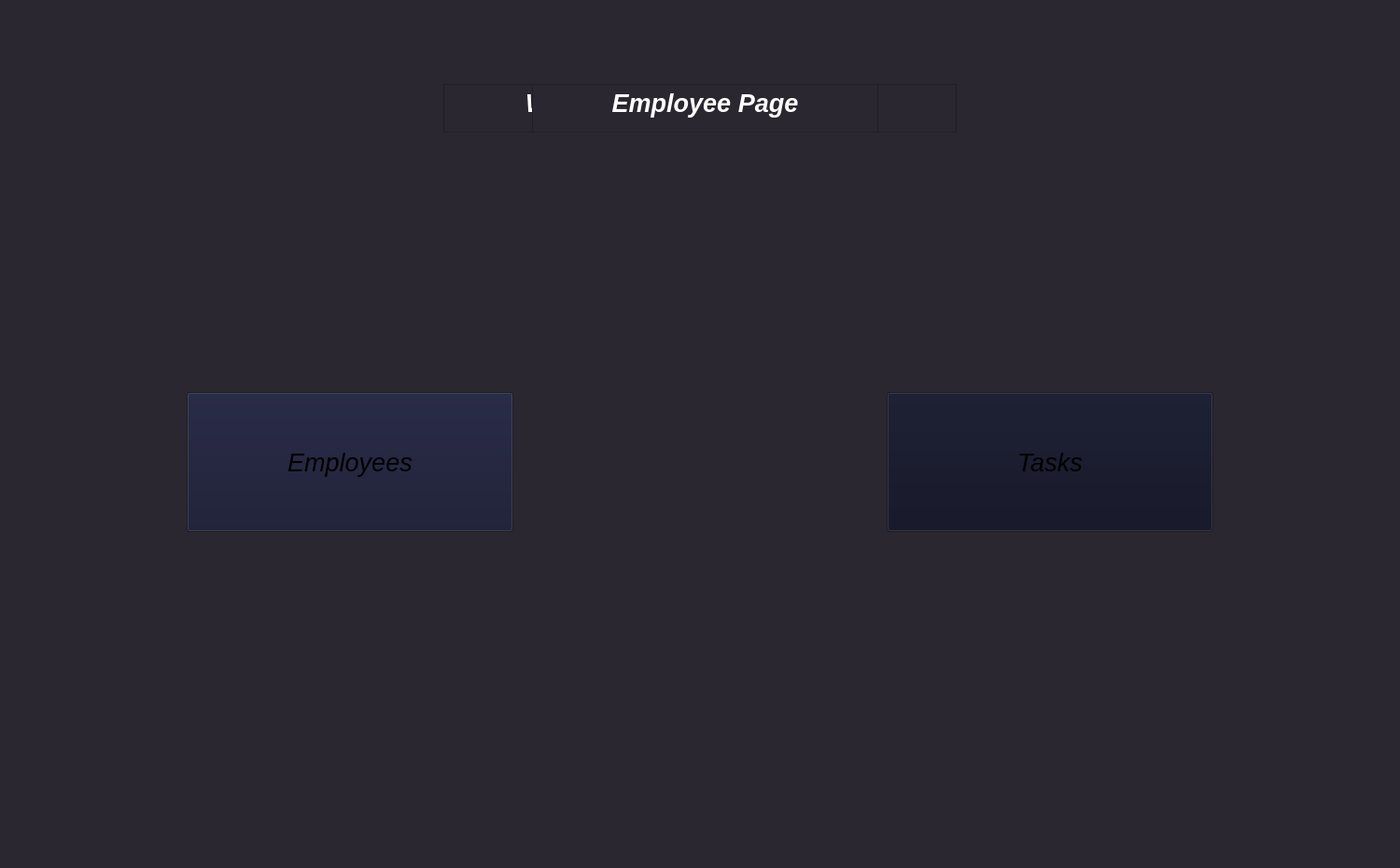
<?xml version="1.0" encoding="UTF-8"?>
<ui version="4.0">
 <class>MainWindow</class>
 <widget class="QMainWindow" name="MainWindow">
  <property name="enabled">
   <bool>true</bool>
  </property>
  <property name="geometry">
   <rect>
    <x>0</x>
    <y>0</y>
    <width>1500</width>
    <height>930</height>
   </rect>
  </property>
  <property name="minimumSize">
   <size>
    <width>1500</width>
    <height>930</height>
   </size>
  </property>
  <property name="maximumSize">
   <size>
    <width>1500</width>
    <height>930</height>
   </size>
  </property>
  <property name="palette">
   <palette>
    <active>
     <colorrole role="Button">
      <brush brushstyle="SolidPattern">
       <color alpha="255">
        <red>21</red>
        <green>23</green>
        <blue>48</blue>
       </color>
      </brush>
     </colorrole>
     <colorrole role="Base">
      <brush brushstyle="SolidPattern">
       <color alpha="255">
        <red>255</red>
        <green>255</green>
        <blue>255</blue>
       </color>
      </brush>
     </colorrole>
     <colorrole role="Window">
      <brush brushstyle="SolidPattern">
       <color alpha="255">
        <red>43</red>
        <green>39</green>
        <blue>48</blue>
       </color>
      </brush>
     </colorrole>
    </active>
    <inactive>
     <colorrole role="Button">
      <brush brushstyle="SolidPattern">
       <color alpha="255">
        <red>21</red>
        <green>23</green>
        <blue>48</blue>
       </color>
      </brush>
     </colorrole>
     <colorrole role="Base">
      <brush brushstyle="SolidPattern">
       <color alpha="255">
        <red>255</red>
        <green>255</green>
        <blue>255</blue>
       </color>
      </brush>
     </colorrole>
     <colorrole role="Window">
      <brush brushstyle="SolidPattern">
       <color alpha="255">
        <red>43</red>
        <green>39</green>
        <blue>48</blue>
       </color>
      </brush>
     </colorrole>
    </inactive>
    <disabled>
     <colorrole role="Button">
      <brush brushstyle="SolidPattern">
       <color alpha="255">
        <red>21</red>
        <green>23</green>
        <blue>48</blue>
       </color>
      </brush>
     </colorrole>
     <colorrole role="Base">
      <brush brushstyle="SolidPattern">
       <color alpha="255">
        <red>43</red>
        <green>39</green>
        <blue>48</blue>
       </color>
      </brush>
     </colorrole>
     <colorrole role="Window">
      <brush brushstyle="SolidPattern">
       <color alpha="255">
        <red>43</red>
        <green>39</green>
        <blue>48</blue>
       </color>
      </brush>
     </colorrole>
    </disabled>
   </palette>
  </property>
  <property name="font">
   <font>
    <family>Segoe UI</family>
    <italic>false</italic>
   </font>
  </property>
  <property name="windowTitle">
   <string>MainWindow</string>
  </property>
  <widget class="QWidget" name="centralwidget">
   <widget class="QTextBrowser" name="MainText">
    <property name="geometry">
     <rect>
      <x>475</x>
      <y>90</y>
      <width>550</width>
      <height>52</height>
     </rect>
    </property>
    <property name="palette">
     <palette>
      <active>
       <colorrole role="Base">
        <brush brushstyle="SolidPattern">
         <color alpha="255">
          <red>43</red>
          <green>39</green>
          <blue>48</blue>
         </color>
        </brush>
       </colorrole>
      </active>
      <inactive>
       <colorrole role="Base">
        <brush brushstyle="SolidPattern">
         <color alpha="255">
          <red>43</red>
          <green>39</green>
          <blue>48</blue>
         </color>
        </brush>
       </colorrole>
      </inactive>
      <disabled>
       <colorrole role="Base">
        <brush brushstyle="SolidPattern">
         <color alpha="255">
          <red>0</red>
          <green>0</green>
          <blue>94</blue>
         </color>
        </brush>
       </colorrole>
      </disabled>
     </palette>
    </property>
    <property name="font">
     <font>
      <family>Segoe UI</family>
      <pointsize>20</pointsize>
      <weight>75</weight>
      <italic>true</italic>
      <bold>true</bold>
     </font>
    </property>
    <property name="verticalScrollBarPolicy">
     <enum>Qt::ScrollBarAlwaysOff</enum>
    </property>
    <property name="horizontalScrollBarPolicy">
     <enum>Qt::ScrollBarAlwaysOff</enum>
    </property>
    <property name="html">
     <string>&lt;!DOCTYPE HTML PUBLIC &quot;-//W3C//DTD HTML 4.0//EN&quot; &quot;http://www.w3.org/TR/REC-html40/strict.dtd&quot;&gt;
&lt;html&gt;&lt;head&gt;&lt;meta name=&quot;qrichtext&quot; content=&quot;1&quot; /&gt;&lt;style type=&quot;text/css&quot;&gt;
p, li { white-space: pre-wrap; }
&lt;/style&gt;&lt;/head&gt;&lt;body style=&quot; font-family:'Segoe UI'; font-size:20pt; font-weight:600; font-style:italic;&quot;&gt;
&lt;p align=&quot;center&quot; style=&quot; margin-top:0px; margin-bottom:0px; margin-left:0px; margin-right:0px; -qt-block-indent:0; text-indent:0px;&quot;&gt;&lt;span style=&quot; color:#ffffff;&quot;&gt;Welcome To Managment App&lt;/span&gt;&lt;/p&gt;&lt;/body&gt;&lt;/html&gt;</string>
    </property>
   </widget>
   <widget class="QPushButton" name="employeeButton">
    <property name="geometry">
     <rect>
      <x>200</x>
      <y>420</y>
      <width>350</width>
      <height>150</height>
     </rect>
    </property>
    <property name="palette">
     <palette>
      <active>
       <colorrole role="Light">
        <brush brushstyle="SolidPattern">
         <color alpha="255">
          <red>255</red>
          <green>255</green>
          <blue>255</blue>
         </color>
        </brush>
       </colorrole>
       <colorrole role="Base">
        <brush brushstyle="SolidPattern">
         <color alpha="255">
          <red>18</red>
          <green>17</green>
          <blue>21</blue>
         </color>
        </brush>
       </colorrole>
      </active>
      <inactive>
       <colorrole role="Light">
        <brush brushstyle="SolidPattern">
         <color alpha="255">
          <red>255</red>
          <green>255</green>
          <blue>255</blue>
         </color>
        </brush>
       </colorrole>
       <colorrole role="Base">
        <brush brushstyle="SolidPattern">
         <color alpha="255">
          <red>18</red>
          <green>17</green>
          <blue>21</blue>
         </color>
        </brush>
       </colorrole>
      </inactive>
      <disabled>
       <colorrole role="Light">
        <brush brushstyle="SolidPattern">
         <color alpha="255">
          <red>255</red>
          <green>255</green>
          <blue>255</blue>
         </color>
        </brush>
       </colorrole>
       <colorrole role="Base">
        <brush brushstyle="SolidPattern">
         <color alpha="255">
          <red>43</red>
          <green>39</green>
          <blue>48</blue>
         </color>
        </brush>
       </colorrole>
      </disabled>
     </palette>
    </property>
    <property name="font">
     <font>
      <pointsize>20</pointsize>
      <weight>50</weight>
      <italic>true</italic>
      <bold>false</bold>
     </font>
    </property>
    <property name="text">
     <string>Employees</string>
    </property>
   </widget>
   <widget class="QPushButton" name="taskButton">
    <property name="geometry">
     <rect>
      <x>950</x>
      <y>420</y>
      <width>350</width>
      <height>150</height>
     </rect>
    </property>
    <property name="palette">
     <palette>
      <active>
       <colorrole role="Button">
        <brush brushstyle="SolidPattern">
         <color alpha="255">
          <red>15</red>
          <green>17</green>
          <blue>35</blue>
         </color>
        </brush>
       </colorrole>
      </active>
      <inactive>
       <colorrole role="Button">
        <brush brushstyle="SolidPattern">
         <color alpha="255">
          <red>15</red>
          <green>17</green>
          <blue>35</blue>
         </color>
        </brush>
       </colorrole>
      </inactive>
      <disabled>
       <colorrole role="Button">
        <brush brushstyle="SolidPattern">
         <color alpha="255">
          <red>15</red>
          <green>17</green>
          <blue>35</blue>
         </color>
        </brush>
       </colorrole>
      </disabled>
     </palette>
    </property>
    <property name="font">
     <font>
      <pointsize>20</pointsize>
      <weight>50</weight>
      <italic>true</italic>
      <bold>false</bold>
     </font>
    </property>
    <property name="text">
     <string>Tasks</string>
    </property>
   </widget>
   <widget class="QTextBrowser" name="EmployeeText">
    <property name="geometry">
     <rect>
      <x>570</x>
      <y>90</y>
      <width>371</width>
      <height>52</height>
     </rect>
    </property>
    <property name="palette">
     <palette>
      <active>
       <colorrole role="Base">
        <brush brushstyle="SolidPattern">
         <color alpha="255">
          <red>43</red>
          <green>39</green>
          <blue>48</blue>
         </color>
        </brush>
       </colorrole>
      </active>
      <inactive>
       <colorrole role="Base">
        <brush brushstyle="SolidPattern">
         <color alpha="255">
          <red>43</red>
          <green>39</green>
          <blue>48</blue>
         </color>
        </brush>
       </colorrole>
      </inactive>
      <disabled>
       <colorrole role="Base">
        <brush brushstyle="SolidPattern">
         <color alpha="255">
          <red>0</red>
          <green>0</green>
          <blue>94</blue>
         </color>
        </brush>
       </colorrole>
      </disabled>
     </palette>
    </property>
    <property name="font">
     <font>
      <family>Segoe UI</family>
      <pointsize>20</pointsize>
      <weight>75</weight>
      <italic>true</italic>
      <bold>true</bold>
     </font>
    </property>
    <property name="verticalScrollBarPolicy">
     <enum>Qt::ScrollBarAlwaysOff</enum>
    </property>
    <property name="horizontalScrollBarPolicy">
     <enum>Qt::ScrollBarAlwaysOff</enum>
    </property>
    <property name="html">
     <string>&lt;!DOCTYPE HTML PUBLIC &quot;-//W3C//DTD HTML 4.0//EN&quot; &quot;http://www.w3.org/TR/REC-html40/strict.dtd&quot;&gt;
&lt;html&gt;&lt;head&gt;&lt;meta name=&quot;qrichtext&quot; content=&quot;1&quot; /&gt;&lt;style type=&quot;text/css&quot;&gt;
p, li { white-space: pre-wrap; }
&lt;/style&gt;&lt;/head&gt;&lt;body style=&quot; font-family:'Segoe UI'; font-size:20pt; font-weight:600; font-style:italic;&quot;&gt;
&lt;p align=&quot;center&quot; style=&quot; margin-top:0px; margin-bottom:0px; margin-left:0px; margin-right:0px; -qt-block-indent:0; text-indent:0px;&quot;&gt;&lt;span style=&quot; color:#ffffff;&quot;&gt;Employee Page&lt;/span&gt;&lt;/p&gt;&lt;/body&gt;&lt;/html&gt;</string>
    </property>
   </widget>
  </widget>
 </widget>
 <resources/>
 <connections/>
</ui>
